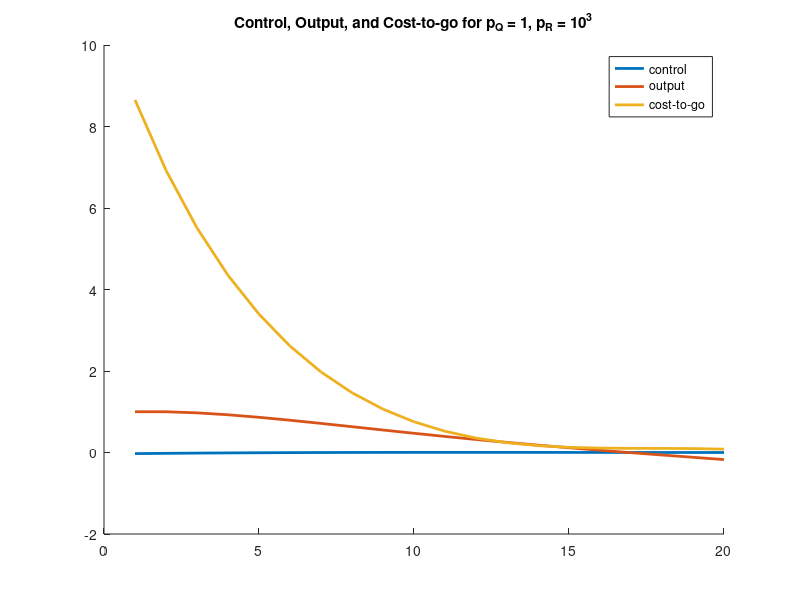

MATLAB code for this plot:
A = [1 1; 0 1];
B = [0 ; 1];
C = [1 0];

N = 20;

p_Q = 1;
p_R = 10*10*10;

Q = C.' * p_Q*[1] * C;
R = p_R * [1];

x_0 = [1 ; 0];

% compute P, K matrices
P = cell(N+1,1);
K = cell(N,1);
P{N+1} = Q;

for i=1:N
    t = N-i+1;
    K{t} = inv(R + (B.')*P{t+1}*B) * (B.')*P{t+1}*A;
    P{t} = Q + (K{t}.')*R*K{t} + (A - B*K{t}).' * P{t+1} * (A - B*K{t}); 
end    

u = zeros(1,N);
x = cell(N+1,1); x{1} = x_0;
y = zeros(1,N);
J = zeros(1,N);

for t=2:N+1
   u(t-1) = -K{t-1} * x{t-1};
   x{t} = A*x{t-1} + B*u(t-1);
   y(t-1) = C*x{t-1};
   J(t-1) = x{t-1}.' * P{t-1} * x{t-1};
end

T = [1:N];
hold on
plot(T, u, 'LineWidth',2)
plot(T, y, 'LineWidth',2)
plot(T, J, 'LineWidth',2)
title('Control, Output, and Cost-to-go for p_Q = 1, p_R = 10^3')
legend('control','output', 'cost-to-go')

